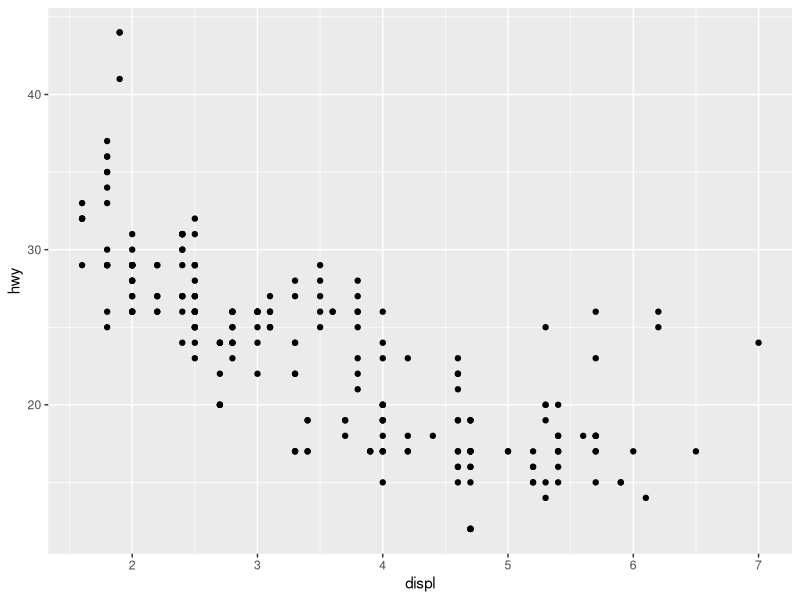
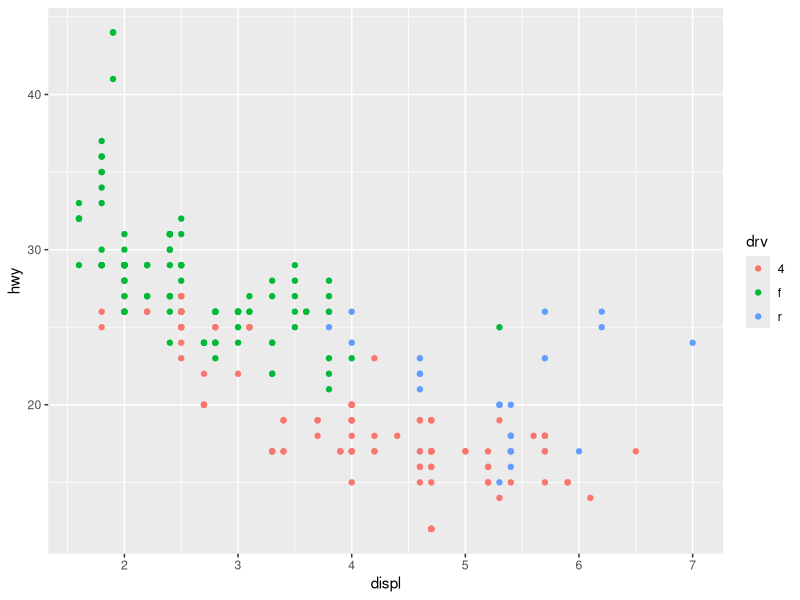
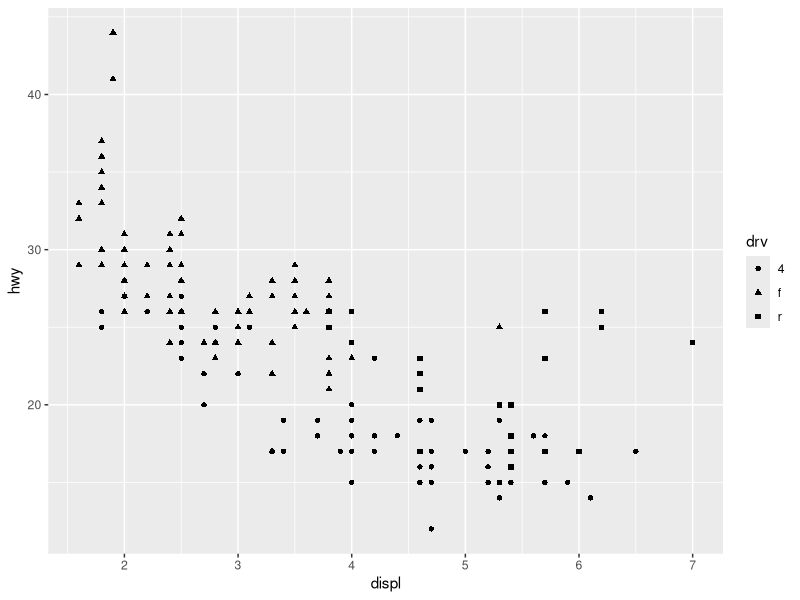
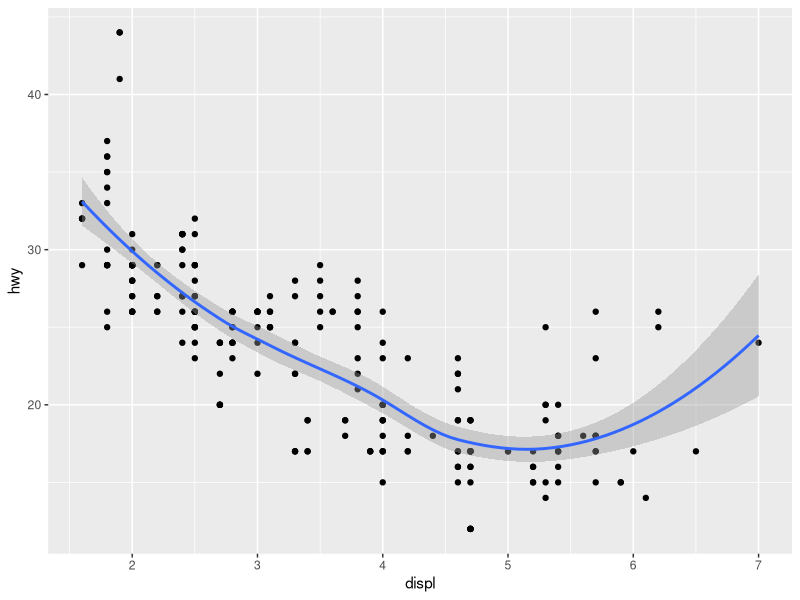
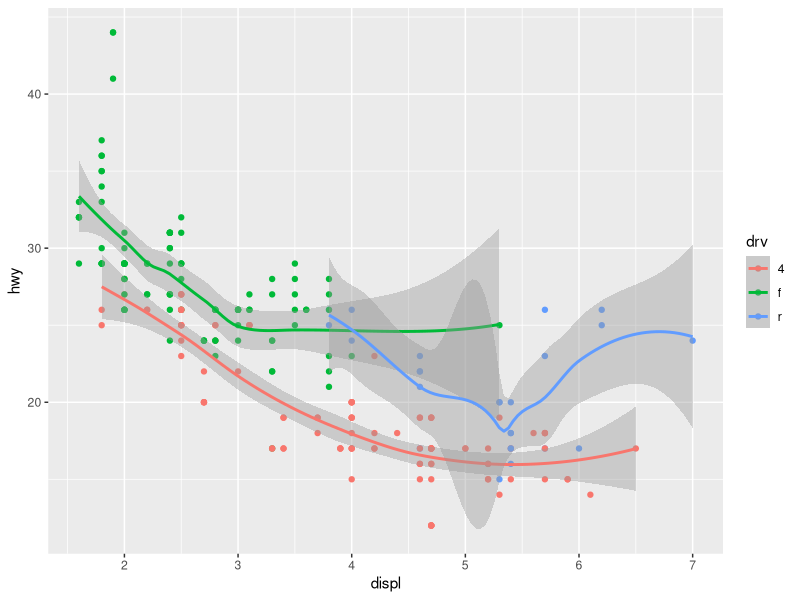
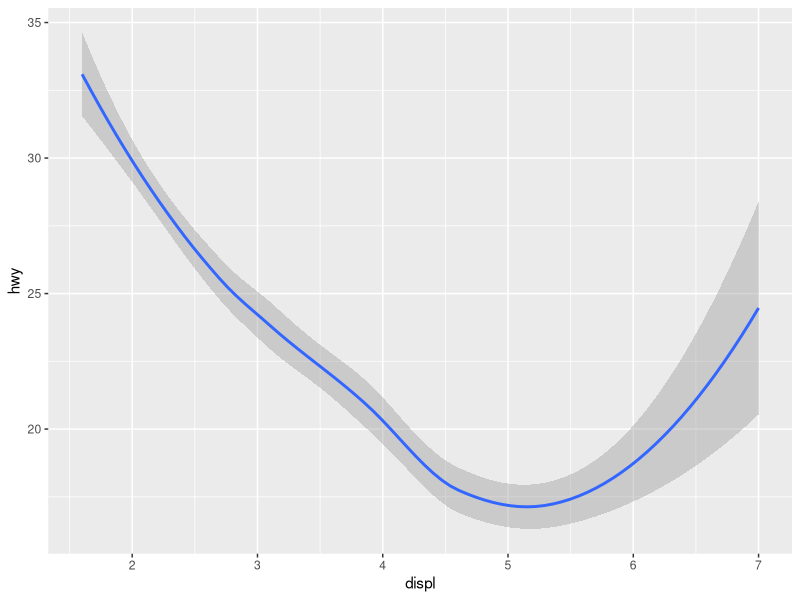
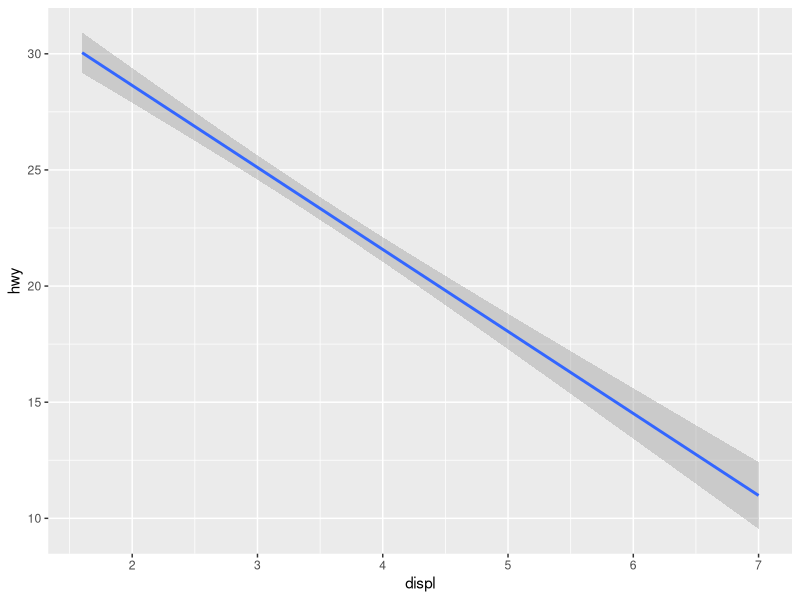
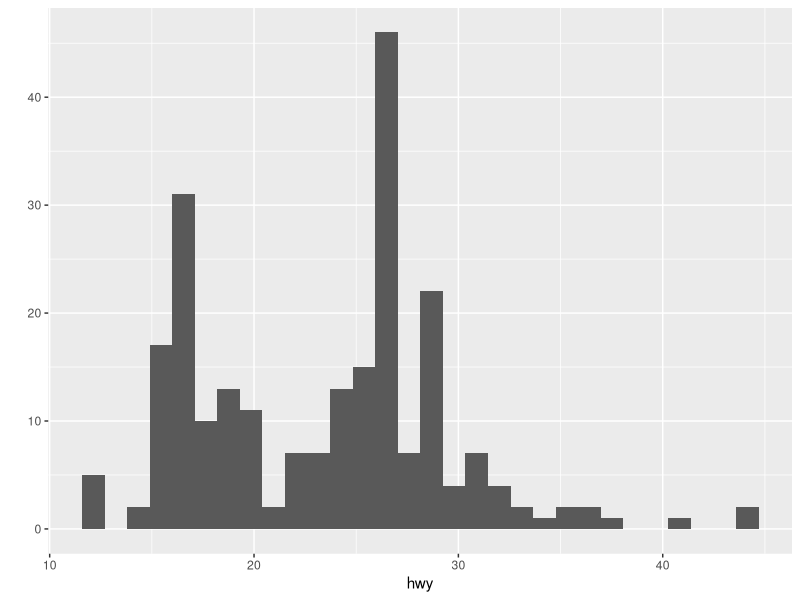

These charts were generated, in order, by the following R code:
# 
install.packages("ggplot2")
#qplot() is similar to plot()
# aesthetics (size, shape and color), geoms (points and lines)
# Once again the factor is importatn
library(datasets)
library(ggplot2)
str(mpg)
qplot(displ,hwy,data=mpg)
qplot(displ,hwy,data=mpg,col=drv)
qplot(displ,hwy,data=mpg,shape=drv)
qplot(displ,hwy,data=mpg,geom=c("point","smooth"))
qplot(displ,hwy,data=mpg,col=drv,geom=c("point","smooth"))
qplot(displ,hwy,data=mpg,geom=c("smooth"))
qplot(displ,hwy,data=mpg,geom=c("smooth"),method="lm")

#One variable will plot histogram
qplot(hwy,data=mpg)
qplot(hwy,data=mpg,fill=drv)
qplot(hwy,data=mpg,geom="density")
qplot(hwy,data=mpg,geom="density",color=fl)
#facests
qplot(displ,hwy,data=mpg,facets= . ~ drv) # two variables separated by ~
qplot(displ,hwy,data=mpg,facets=  drv ~ .) # two variables separated by ~
qplot(hwy,data=mpg, facets=.~drv)
